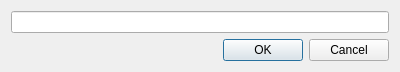
<?xml version="1.0" encoding="UTF-8"?>
<ui version="4.0">
 <class>SavePlaylistDialog</class>
 <widget class="QDialog" name="SavePlaylistDialog">
  <property name="geometry">
   <rect>
    <x>0</x>
    <y>0</y>
    <width>400</width>
    <height>69</height>
   </rect>
  </property>
  <property name="windowTitle">
   <string>Save Playlist</string>
  </property>
  <layout class="QVBoxLayout" name="verticalLayout">
   <item>
    <widget class="QLineEdit" name="lineEdit"/>
   </item>
   <item>
    <layout class="QHBoxLayout" name="horizontalLayout">
     <item>
      <spacer name="horizontalSpacer">
       <property name="orientation">
        <enum>Qt::Horizontal</enum>
       </property>
       <property name="sizeHint" stdset="0">
        <size>
         <width>40</width>
         <height>20</height>
        </size>
       </property>
      </spacer>
     </item>
     <item>
      <widget class="QPushButton" name="pushButton_ok">
       <property name="text">
        <string>OK</string>
       </property>
       <property name="default">
        <bool>true</bool>
       </property>
      </widget>
     </item>
     <item>
      <widget class="QPushButton" name="pushButton_cancel">
       <property name="text">
        <string>Cancel</string>
       </property>
      </widget>
     </item>
    </layout>
   </item>
  </layout>
 </widget>
 <resources/>
 <connections>
  <connection>
   <sender>pushButton_ok</sender>
   <signal>clicked()</signal>
   <receiver>SavePlaylistDialog</receiver>
   <slot>accept()</slot>
   <hints>
    <hint type="sourcelabel">
     <x>255</x>
     <y>50</y>
    </hint>
    <hint type="destinationlabel">
     <x>253</x>
     <y>62</y>
    </hint>
   </hints>
  </connection>
  <connection>
   <sender>pushButton_cancel</sender>
   <signal>clicked()</signal>
   <receiver>SavePlaylistDialog</receiver>
   <slot>reject()</slot>
   <hints>
    <hint type="sourcelabel">
     <x>335</x>
     <y>45</y>
    </hint>
    <hint type="destinationlabel">
     <x>334</x>
     <y>66</y>
    </hint>
   </hints>
  </connection>
 </connections>
</ui>
